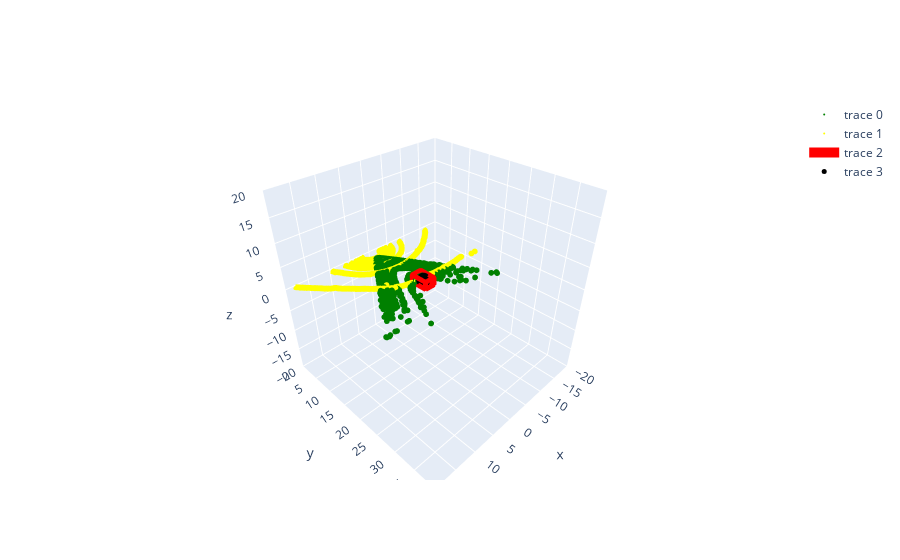

Here is the notebook cell this chart was saved with:
### Code cell
data = [        
                go.Scatter3d(x = pc_blick[:,0],                     # bickfeld
                     y = pc_blick[:,1],
                     z = pc_blick[:,2],
                    mode='markers', type='scatter3d',
                    text=np.arange(pc_blick.shape[0]),
                    marker={
                        'size': 2,
                        'color': "green",
                        'colorscale':'rainbow',
}),
                
                
                go.Scatter3d(x = pc_velo[:,0],                      # velodyne
                    y = pc_velo[:,1],
                    z = pc_velo[:,2],
                    mode='markers', type='scatter3d',
                    text=np.arange(pc_velo.shape[0]),
                    marker={
                        'size': 2,
                        'color': "yellow",
                        'colorscale':'rainbow',
}),    

                       
                go.Scatter3d(x = bb[:,0],                           # bounding box = BB.
                    y = bb[:,1],
                    z = bb[:,2],
                    mode='lines', type='scatter3d',
                    line={
                        'width': 10,
                        'color': "red",
                        'colorscale':'rainbow'
}),             

                go.Scatter3d(x = [label[3]],                         # center of BB.
                     y = [label[4]],
                     z = [label[5]],
                    mode='markers', type='scatter3d',
                    marker={
                        'size': 5,
                        'color': "black",
                        'colorscale':'rainbow',

}),                       
]

layout = go.Layout(
    scene={
        'xaxis': {'range': [-20, 20], 'rangemode': 'tozero', 'tick0': -5},
        'yaxis': {'range': [0, 40], 'rangemode': 'tozero', 'tick0': -5},
        'zaxis': {'range': [-20., 20.], 'rangemode': 'tozero'}
    }
)
go.Figure(data=data, layout = layout)

### Figure 1 — Plotly figure (JSON) as saved in the notebook; plotly's stock layout.template omitted (floating-point values rounded to 4 significant figures; data arrays with more than 128 entries replaced by an {"elided": "..."} marker saying what was removed)
{"data": [{"marker": {"color": "green", "colorscale": [[0, "rgb(150,0,90)"], [0.125, "rgb(0,0,200)"], [0.25, "rgb(0,25,255)"], [0.375, "rgb(0,152,255)"], [0.5, "rgb(44,255,150)"], [0.625, "rgb(151,255,0)"], [0.75, "rgb(255,234,0)"], [0.875, "rgb(255,111,0)"], [1, "rgb(255,0,0)"]], "size": 2}, "mode": "markers", "text": {"elided": "3137 int values"}, "type": "scatter3d", "x": {"elided": "3137 float values"}, "y": {"elided": "3137 float values"}, "z": {"elided": "3137 float values"}}, {"marker": {"color": "yellow", "colorscale": [[0, "rgb(150,0,90)"], [0.125, "rgb(0,0,200)"], [0.25, "rgb(0,25,255)"], [0.375, "rgb(0,152,255)"], [0.5, "rgb(44,255,150)"], [0.625, "rgb(151,255,0)"], [0.75, "rgb(255,234,0)"], [0.875, "rgb(255,111,0)"], [1, "rgb(255,0,0)"]], "size": 2}, "mode": "markers", "text": {"elided": "15835 int values"}, "type": "scatter3d", "x": {"elided": "15835 float values"}, "y": {"elided": "15835 float values"}, "z": {"elided": "15835 float values"}}, {"line": {"color": "red", "colorscale": [[0, "rgb(150,0,90)"], [0.125, "rgb(0,0,200)"], [0.25, "rgb(0,25,255)"], [0.375, "rgb(0,152,255)"], [0.5, "rgb(44,255,150)"], [0.625, "rgb(151,255,0)"], [0.75, "rgb(255,234,0)"], [0.875, "rgb(255,111,0)"], [1, "rgb(255,0,0)"]], "width": 10}, "mode": "lines", "type": "scatter3d", "x": [0.8761, 0.8761, 0.8761, 0.8761, 0.8761, -1.395, -1.395, 0.8761, 0.8761, -1.395, -1.395, -1.395, -1.395, -1.395, -1.395, 0.8761], "y": [18.35, 18.35, 14.67, 14.67, 18.35, 18.35, 14.67, 14.67, 14.67, 14.67, 14.67, 18.35, 18.35, 14.67, 18.35, 18.35], "z": [1.36, -0.26, -0.26, 1.36, 1.36, 1.36, 1.36, 1.36, -0.26, -0.26, 1.36, 1.36, -0.26, -0.26, -0.26, -0.26]}, {"marker": {"color": "black", "colorscale": [[0, "rgb(150,0,90)"], [0.125, "rgb(0,0,200)"], [0.25, "rgb(0,25,255)"], [0.375, "rgb(0,152,255)"], [0.5, "rgb(44,255,150)"], [0.625, "rgb(151,255,0)"], [0.75, "rgb(255,234,0)"], [0.875, "rgb(255,111,0)"], [1, "rgb(255,0,0)"]], "size": 5}, "mode": "markers", "type": "scatter3d", "x": [-0.2594], "y": [16.51], "z": [0.5498]}], "layout": {"scene": {"xaxis": {"range": [-20, 20], "rangemode": "tozero", "tick0": -5}, "yaxis": {"range": [0, 40], "rangemode": "tozero", "tick0": -5}, "zaxis": {"range": [-20, 20], "rangemode": "tozero"}}}}
